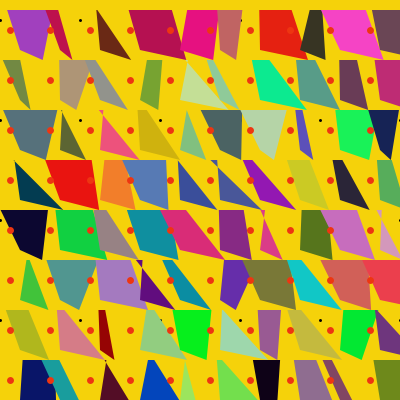
Frame 1 (no input)
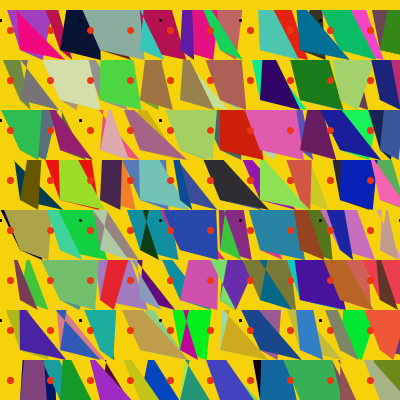
Frame 2 (the mouse pressed at the canvas centre, redrawn once)

The Processing sketch that drew these frames (run headless with seeded random() and noise(); the mouse was pressed at the canvas centre and the sketch redrawn once):

// Processing sketch: processing_38980
// ── processing_38980.pde

// reference for the composition is from the tibetian prayer flags
// its a distortion of the triangluar flags to trapezoidal shapes 
void setup() {
  size(400, 400);
  colorMode(RGB);
  background (245, 210, 10, 30);
}

void draw() {
  for (int x=0; x<width-39; x+=40) {
    for (int y=10; y<height-30; y+=50) {
      tibetianFlag (x, y);
      stroke(237, 54, 17);
      strokeWeight(7);
      point (x+10, y+20);
    }
  }
  noLoop();
}
// defining the formation of each trapezoid in the form of a helper function
void tibetianFlag (float a, float b) {
  pushMatrix();
  translate(a, b);// shifts the co-ordinate system from 0,0 to the defined axi
  fill (random(250), random(250), random(200));
  noStroke();
  smooth();
  quad (random(30), 0, random(10, 60), 0, random(30, 70), 50, 20, 40);
  //variating some lengths of the trapezoids and keeping some of them stationary to generate pleasing forms
  stroke(0, 0, 0);
  strokeWeight(3);
  point (a, b);
  popMatrix();
}
